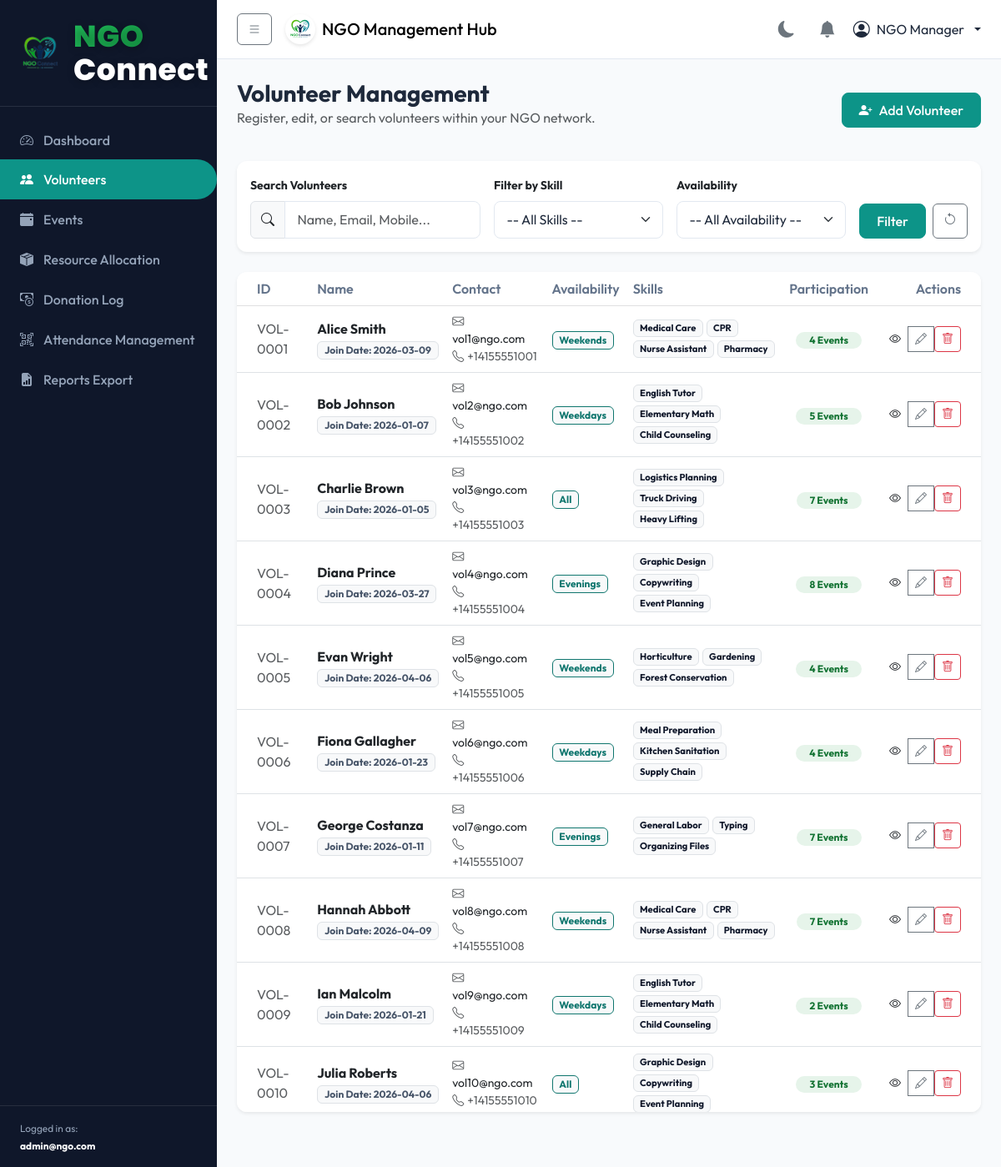
Page /volunteers (signed in) on the committed database.
### models.py (models this page shows, shortened)
class User(db.Model, UserMixin):
    __tablename__ = 'users'
    id = db.Column(db.Integer, primary_key=True)
    email = db.Column(db.String(120), unique=True, nullable=False, index=True)
    password_hash = db.Column(db.String(255), nullable=False)
    role = db.Column(db.String(20), nullable=False, default='volunteer') # 'admin' or 'volunteer'
    is_active = db.Column(db.Boolean, default=True)
    date_created = db.Column(db.DateTime, default=datetime.utcnow)
    volunteer = db.relationship('Volunteer', backref='user', uselist=False, cascade="all, delete-orphan")
    notifications = db.relationship('Notification', backref='user', lazy='dynamic', cascade="all, delete-orphan")

class Volunteer(db.Model):
    __tablename__ = 'volunteers'
    id = db.Column(db.Integer, primary_key=True)
    user_id = db.Column(db.Integer, db.ForeignKey('users.id', ondelete='CASCADE'), nullable=False)
    full_name = db.Column(db.String(100), nullable=False)
    email = db.Column(db.String(120), unique=True, nullable=False)
    mobile_number = db.Column(db.String(10), nullable=False)
    address = db.Column(db.String(255), nullable=True)
    gender = db.Column(db.String(10), nullable=False)
    date_of_birth = db.Column(db.Date, nullable=False)
    skills = db.Column(db.String(255), nullable=True)  # Comma-separated list of skills
    interests = db.Column(db.String(255), nullable=True)  # Comma-separated list of interests
    availability = db.Column(db.String(50), nullable=False)  # 'Weekdays', 'Weekends', 'All', 'Evenings'
    join_date = db.Column(db.Date, default=datetime.utcnow().date)
    participation_count = db.Column(db.Integer, default=0)
    applications = db.relationship('VolunteerApplication', backref='volunteer', lazy='dynamic', cascade="all, delete-orphan")
    attendance = db.relationship('Attendance', backref='volunteer', lazy='dynamic', cascade="all, delete-orphan")
    certificates = db.relationship('Certificate', backref='volunteer', lazy='dynamic', cascade="all, delete-orphan")

### app.py (the view)
@app.route('/volunteers', methods=['GET'])
@login_required
@manager_required
def volunteers():
    if current_user.role == 'admin':
        search_query = request.args.get('search')
        skill_filter = request.args.get('skill')
        availability_filter = request.args.get('availability')
        query = Volunteer.query
        if search_query:
            query = query.filter(
                (Volunteer.full_name.like(f"%{search_query}%")) |
                (Volunteer.email.like(f"%{search_query}%")) |
                (Volunteer.mobile_number.like(f"%{search_query}%"))
            )
        if skill_filter:
            query = query.filter(Volunteer.skills.like(f"%{skill_filter}%"))
        if availability_filter:
            query = query.filter_by(availability=availability_filter)
        volunteers_list = query.all()
        add_form = AdminVolunteerForm()
        vols_skills = db.session.query(Volunteer.skills).all()
        all_skills = set()
        for skills in vols_skills:
            if skills[0]:
                for s in skills[0].split(','):
                    all_skills.add(s.strip())
        filters = {'search': search_query, 'skill': skill_filter, 'availability': availability_filter}
        return render_template(
            'volunteers.html',
            volunteers_list=volunteers_list,
            add_form=add_form,
            all_skills_list=sorted(list(all_skills)),
            filters=filters,
            active_page='volunteers'
        )
    else:
        return redirect(url_for('volunteer_profile'))

### templates/volunteers.html (shortened to what this page needs)
{% extends "base.html" %}
{% block content %}
{% if current_user.role == 'admin' %}
<div class="d-sm-flex align-items-center justify-content-between mb-4">
    <div>
        <h1 class="h3 mb-0 text-gray-800 fw-bold">Volunteer Management</h1>
        <p class="text-muted">Register, edit, or search volunteers within your NGO network.</p>
    </div>
    <button class="btn btn-primary" data-bs-toggle="modal" data-bs-target="#addVolunteerModal">
        <i class="bi bi-person-plus-fill me-2"></i>Add Volunteer
    </button>
</div>
<div class="card border-0 mb-4 shadow-sm">
    <div class="card-body">
        <form method="GET" action="{{ url_for('volunteers') }}" class="row g-3 align-items-end">
            <div class="col-md-4">
                <label for="search" class="form-label small fw-bold">Search Volunteers</label>
                <div class="input-group">
                    <span class="input-group-text bg-light"><i class="bi bi-search"></i></span>
                    <input type="text" class="form-control" id="search" name="search" placeholder="Name, Email, Mobile..." value="{{ filters.search or '' }}">
                </div>
            </div>
            <div class="col-md-3">
                <label for="skill" class="form-label small fw-bold">Filter by Skill</label>
                <select class="form-select" id="skill" name="skill">
                    <option value="">-- All Skills --</option>
                </select>
            </div>
            <div class="col-md-3">
                <label for="availability" class="form-label small fw-bold">Availability</label>
                <select class="form-select" id="availability" name="availability">
                    <option value="">-- All Availability --</option>
                </select>
            </div>
            <div class="col-md-2 d-flex gap-2">
                <button type="submit" class="btn btn-primary w-100">Filter</button>
                <a href="{{ url_for('volunteers') }}" class="btn btn-outline-secondary" title="Reset Filters"><i class="bi bi-arrow-counterclockwise"></i></a>
            </div>
        </form>
    </div>
</div>
<div class="card border-0 shadow-sm">
    <div class="card-body p-0">
        <div class="table-responsive">
            <table class="table table-hover align-middle mb-0">
                <thead class="table-light">
                    <tr>
                        <th class="ps-4">ID</th>
                        <th>Name</th>
                        <th>Contact</th>
                        <th>Availability</th>
                        <th>Skills</th>
                        <th class="text-center">Participation</th>
                        <th class="text-end pe-4">Actions</th>
                    </tr>
                </thead>
                <tbody>
                    {% if volunteers_list %}
                        {% for vol in volunteers_list %}
                        <tr>
                            <td class="ps-4 text-muted">VOL-{{ "%04d" | format(vol.id) }}</td>
                            <td>
                                <div>
                                    <a href="#" class="fw-bold text-dark text-decoration-none" data-bs-toggle="modal" data-bs-target="#viewVolModal{{ vol.id }}">
                                        {{ vol.full_name }}
                                    </a>
                                </div>
                                <span class="badge bg-light text-secondary border small">Join Date: {{ vol.join_date.strftime('%Y-%m-%d') }}</span>
                            </td>
                            <td>
                                <div class="small"><i class="bi bi-envelope me-1 text-muted"></i>{{ vol.email }}</div>
                                <div class="small text-muted"><i class="bi bi-telephone me-1"></i>{{ vol.mobile_number }}</div>
                            </td>
                            <td>
                                <span class="badge bg-light text-primary border border-primary">{{ vol.availability }}</span>
                            </td>
                            <td>
                                <div class="d-flex flex-wrap gap-1" style="max-width: 250px;">
                                    {% if vol.skills %}
                                        {% for skill in vol.skills.split(',') %}
                                        <span class="badge bg-light text-dark border small" style="font-size: 0.7rem;">{{ skill.strip() }}</span>
                                        {% endfor %}
                                    {% else %}
                                        <span class="text-muted small">-</span>
                                    {% endif %}
                                </div>
                            </td>
                            <td class="text-center">
                                <span class="badge bg-teal rounded-pill px-3">{{ vol.participation_count }} Events</span>
                            </td>
                            <td class="text-end pe-4">
                                <div class="btn-group">
                                    <button class="btn btn-outline-teal btn-sm" data-bs-toggle="modal" data-bs-target="#viewVolModal{{ vol.id }}" title="View Profile">
                                        <i class="bi bi-eye"></i>
                                    </button>
                                    <button class="btn btn-outline-secondary btn-sm" data-bs-toggle="modal" data-bs-target="#editVolModal{{ vol.id }}" title="Edit">
                                        <i class="bi bi-pencil"></i>
                                    </button>
                                    <form action="{{ url_for('delete_volunteer', id=vol.id) }}" method="POST" class="d-inline" onsubmit="return confirm('Are you sure you want to delete this volunteer? This deletes their associated user login too.');">
                                        <button type="submit" class="btn btn-outline-danger btn-sm" title="Delete">
                                            <i class="bi bi-trash"></i>
                                        </button>
                                    </form>
                                </div>
                            </td>
                        </tr>
                        {% endfor %}
                    {% else %}
                        <tr>
                            <td colspan="7" class="text-center py-5 text-muted">No volunteers found matching those filters.</td>
                        </tr>
                    {% endif %}
                </tbody>
            </table>
        </div>
    </div>
</div>
{% endif %}
{% endblock %}

### templates/base.html (shortened to what this page needs)
<!DOCTYPE html>
<html lang="en" data-theme="light">
<head>
    <link href="https://cdn.jsdelivr.net/npm/bootstrap@5.3.0/dist/css/bootstrap.min.css" rel="stylesheet">
    <link href="https://cdn.jsdelivr.net/npm/bootstrap-icons@1.10.0/font/bootstrap-icons.css" rel="stylesheet">
    <link href="{{ url_for('static', filename='css/styles.css') }}" rel="stylesheet">
</head>
<body>
    <div id="wrapper">
        <div id="sidebar-wrapper">
            <div class="sidebar-heading">
                <div class="logo-circle-sidebar">
                    <img src="{{ url_for('static', filename='images/logo.png') }}" alt="Logo">
                </div>
                <span class="brand-text"><span class="brand-ngo">NGO</span> <span class="brand-connect">Connect</span></span>
            </div>
            <div class="list-group list-group-flush">
                <a href="{{ url_for('dashboard') }}" class="list-group-item list-group-item-action {% if active_page == 'dashboard' %}active{% endif %}">
                    <i class="bi bi-speedometer2"></i> <span>Dashboard</span>
                </a>
                {% if current_user.role == 'admin' %}
                <a href="{{ url_for('volunteers') }}" class="list-group-item list-group-item-action {% if active_page == 'volunteers' %}active{% endif %}">
                    <i class="bi bi-people-fill"></i> <span>Volunteers</span>
                </a>
                <a href="{{ url_for('events') }}" class="list-group-item list-group-item-action {% if active_page == 'events' %}active{% endif %}">
                    <i class="bi bi-calendar-event-fill"></i> <span>Events</span>
                </a>
                <a href="{{ url_for('resources') }}" class="list-group-item list-group-item-action {% if active_page == 'resources' %}active{% endif %}">
                    <i class="bi bi-box-seam-fill"></i> <span>Resource Allocation</span>
                </a>
                <a href="{{ url_for('donations') }}" class="list-group-item list-group-item-action {% if active_page == 'donations' %}active{% endif %}">
                    <i class="bi bi-cash-coin"></i> <span>Donation Log</span>
                </a>
                <a href="{{ url_for('attendance') }}" class="list-group-item list-group-item-action {% if active_page == 'attendance' %}active{% endif %}">
                    <i class="bi bi-qr-code-scan"></i> <span>Attendance Management</span>
                </a>
                <a href="{{ url_for('reports') }}" class="list-group-item list-group-item-action {% if active_page == 'reports' %}active{% endif %}">
                    <i class="bi bi-file-earmark-bar-graph-fill"></i> <span>Reports Export</span>
                </a>
                {% endif %}
            </div>
            <div class="sidebar-footer">
                <small>Logged in as: <br><strong class="text-white">{{ current_user.email }}</strong></small>
            </div>
        </div>
        <div id="page-content-wrapper">
            <nav class="navbar navbar-expand-lg">
                <div class="container-fluid p-0">
                    <button class="btn btn-outline-secondary me-3" id="menu-toggle">
                        <i class="bi bi-list"></i>
                    </button>
                    <span class="navbar-brand mb-0 h1 d-flex align-items-center gap-2">
                        <div class="logo-circle-navbar">
                            <img src="{{ url_for('static', filename='images/logo.png') }}" alt="Logo">
                        </div>
                        <span class="d-none d-sm-inline-block">{% if current_user.role == 'admin' %}NGO Management Hub{% else %}Volunteer Portal{% endif %}</span>
                    </span>
                    <div class="ms-auto d-flex align-items-center gap-3">
                        <button class="theme-toggle-btn" id="theme-toggle" title="Toggle Dark/Light Mode">
                            <i class="bi bi-moon-fill"></i>
                        </button>
                        <div class="dropdown">
                            <button class="btn btn-link position-relative p-1 text-decoration-none" type="button" id="navbarDropdownNotifications" data-bs-toggle="dropdown" aria-expanded="false">
                                <i class="bi bi-bell-fill fs-5 text-secondary"></i>
                            </button>
                        </div>
                        <div class="dropdown">
                            <a class="nav-link dropdown-toggle d-flex align-items-center gap-2" href="#" id="navbarDropdownUser" role="button" data-bs-toggle="dropdown" aria-expanded="false">
                                <i class="bi bi-person-circle fs-5"></i>
                                <span class="d-none d-md-inline">{{ current_user.volunteer.full_name if current_user.volunteer else 'NGO Manager' }}</span>
                            </a>
                        </div>
                    </div>
                </div>
            </nav>
            <div class="container-fluid p-4">
                {% block content %}{% endblock %}
            </div>
        </div>
    </div>
</body>
</html>

### rows in the picture
User: email "admin@ngo.com"
Volunteer: id "0001", full_name "Alice Smith", join_date "2026-03-09", email "vol1@ngo.com", mobile_number "+14155551001", availability "Weekends", strip "Medical Care" "CPR" "Nurse Assistant" "Pharmacy", participation_count "4"
Volunteer: id "0002", full_name "Bob Johnson", join_date "2026-01-07", email "vol2@ngo.com", mobile_number "+14155551002", availability "Weekdays", strip "English Tutor" "Elementary Math" "Child Counseling", participation_count "5"
Volunteer: id "0003", full_name "Charlie Brown", join_date "2026-01-05", email "vol3@ngo.com", mobile_number "+14155551003", availability "All", strip "Logistics Planning" "Truck Driving" "Heavy Lifting", participation_count "7"
Volunteer: id "0004", full_name "Diana Prince", join_date "2026-03-27", email "vol4@ngo.com", mobile_number "+14155551004", availability "Evenings", strip "Graphic Design" "Copywriting" "Event Planning", participation_count "8"
Volunteer: id "0005", full_name "Evan Wright", join_date "2026-04-06", email "vol5@ngo.com", mobile_number "+14155551005", availability "Weekends", strip "Horticulture" "Gardening" "Forest Conservation", participation_count "4"
Volunteer: id "0006", full_name "Fiona Gallagher", join_date "2026-01-23", email "vol6@ngo.com", mobile_number "+14155551006", availability "Weekdays", strip "Meal Preparation" "Kitchen Sanitation" "Supply Chain", participation_count "4"
Volunteer: id "0007", full_name "George Costanza", join_date "2026-01-11", email "vol7@ngo.com", mobile_number "+14155551007", availability "Evenings", strip "General Labor" "Typing" "Organizing Files", participation_count "7"
Volunteer: id "0008", full_name "Hannah Abbott", join_date "2026-04-09", email "vol8@ngo.com", mobile_number "+14155551008", availability "Weekends", strip "Medical Care" "CPR" "Nurse Assistant" "Pharmacy", participation_count "7"
Volunteer: id "0009", full_name "Ian Malcolm", join_date "2026-01-21", email "vol9@ngo.com", mobile_number "+14155551009", availability "Weekdays", strip "English Tutor" "Elementary Math" "Child Counseling", participation_count "2"
Volunteer: id "0010", full_name "Julia Roberts", join_date "2026-04-06", email "vol10@ngo.com", mobile_number "+14155551010", availability "All", strip "Graphic Design" "Copywriting" "Event Planning", participation_count "3"
